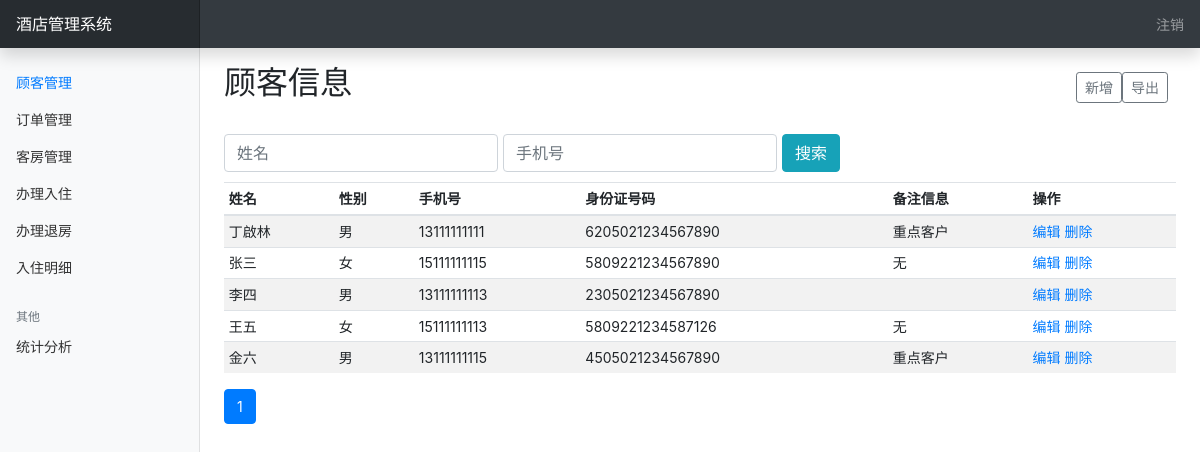
The page /customers/list_customers (signed in) on the database its author committed.
### customers/models.py (models this page shows, shortened)
class Customers(models.Model):
    id = models.AutoField(primary_key=True)  # 自增id主键
    name = models.CharField(max_length=20)  # 姓名
    sex = models.CharField(max_length=2)  # 性别
    cellphone = models.CharField(max_length=20)  # 手机号
    identity_card = models.CharField(max_length=20)  # 身份证号码
    extra = models.CharField(max_length=1024, blank=True)  # 备注信息
    class Meta:
        db_table = 'customers'

### customers/views.py (the view)
# urls.py: path('list_customers', views.list_customers, name='list_customers'),
@login_required
def list_customers(request):
    customers = Customers.objects.all()
    name = request.GET.get("name")
    cellphone = request.GET.get("cellphone")
    print(name)
    print(cellphone)
    param = ""
    if name is not None and name != "":
        customers = customers.filter(name__istartswith=name)
        param += "&name={}".format(name)
    if cellphone is not None and cellphone != "":
        customers = customers.filter(cellphone__istartswith=cellphone)
        param += "&cellphone={}".format(cellphone)
    paginator = Paginator(customers, 10)  # Show 25 contacts per page.
    page_number = request.GET.get('page')
    page_obj = paginator.get_page(page_number)
    return render(request, "customers/customers.html",
                  {"customers": page_obj,
                   "param": param,
                   "user": request.user.username})

### customers/views.py (called while the page is built)
@register.filter('list')
def do_list(value):
    return range(1, value + 1)

### templates/customers/customers.html (shortened to what this page needs)
{% extends "dashboard.html" %}
{% block customer_manager %}
    <a class="nav-link active" href="{% url 'list_customers' %}">
        顾客管理 <span class="sr-only">(current)</span>
    </a>
{% endblock %}
{% block content %}
    <main role="main" class="col-md-9 ml-sm-auto col-lg-10 px-md-4">
        <div class="d-flex justify-content-between flex-wrap flex-md-nowrap align-items-center pt-3 pb-2 mb-3">
            <h1 class="h2">顾客信息</h1>
            <div class="btn-toolbar mb-2 mb-md-0">
                <div class="btn-group mr-2">
                    <a href="{% url 'create_customer' %}">
                        <button type="button" class="btn btn-sm btn-outline-secondary">新增</button>
                    </a>
                    <a href="{% url 'export_customer' %}">
                        <button type="button" class="btn btn-sm btn-outline-secondary">导出</button>
                    </a>
                </div>
            </div>
        </div>
        <div style="margin-bottom: 10px">
            <form id="toolbar" class="form-inline" role="form" method="get">
                <div class="form-group">
                    <input style="margin-right: 5px" type="text" id="name" name="name"
                           class="form-control" placeholder="姓名">
                </div>
                <div class="form-group">
                    <input style="margin-right: 5px" type="text" id="cellphone" name="cellphone"
                           class="form-control" placeholder="手机号">
                </div>
                <button type="submit" id="search" class="btn btn-default btn-info">搜索</button>
            </form>
        </div>
        <div class="table-responsive">
            <table class="table table-striped table-sm">
                <thead>
                <tr>
                    <th>姓名</th>
                    <th>性别</th>
                    <th>手机号</th>
                    <th>身份证号码</th>
                    <th>备注信息</th>
                    <th>操作</th>
                </tr>
                </thead>
                <tbody>
                {% for customer in customers %}
                    <tr>
                        <td>{{ customer.name }}</td>
                        <td>{{ customer.sex }}</td>
                        <td>{{ customer.cellphone }}</td>
                        <td>{{ customer.identity_card }}</td>
                        <td>{{ customer.extra }}</td>
                        <td><a href="{% url 'update_customer' customer.id %}">编辑</a>
                            <a href="{% url 'delete_customer' customer.id %}">删除</a>
                        </td>
                    </tr>
                {% endfor %}
                </tbody>
            </table>
        </div>
        <nav aria-label="Page navigation example">
            <ul class="pagination">
                {% for num in customers.paginator.num_pages|list %}
                    {% if num == customers.number %}
                        <li class="page-item active">
                            {% else %}
                        <li class="page-item">
                    {% endif %}
                <a class="page-link" href="?page={{ num }}{{ param }}">{{ num }}</a>
                </li>
                {% endfor %}
            </ul>
        </nav>
    </main>
{% endblock %}

### rows shown on the page
Customers: name "丁啟林", sex "男", cellphone "13111111111", identity_card "6205021234567890", extra "重点客户"
Customers: name "张三", sex "女", cellphone "15111111115", identity_card "5809221234567890", extra "无"
Customers: name "李四", sex "男", cellphone "13111111113", identity_card "2305021234567890"
Customers: name "王五", sex "女", cellphone "15111111113", identity_card "5809221234587126", extra "无"
Customers: name "金六", sex "男", cellphone "13111111115", identity_card "4505021234567890", extra "重点客户"

### other values the page prints
{{ num }} "1"
